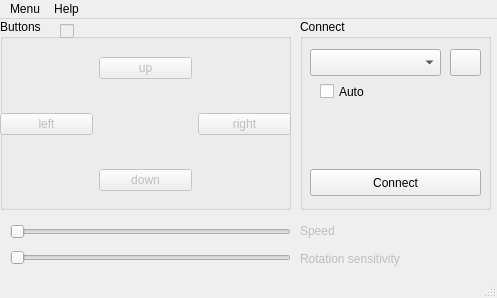
<?xml version="1.0" encoding="UTF-8"?>
<ui version="4.0">
 <class>MainWindow</class>
 <widget class="QMainWindow" name="MainWindow">
  <property name="geometry">
   <rect>
    <x>0</x>
    <y>0</y>
    <width>497</width>
    <height>298</height>
   </rect>
  </property>
  <property name="windowTitle">
   <string>Reciever</string>
  </property>
  <widget class="QWidget" name="centralwidget">
   <widget class="QGroupBox" name="connect_box">
    <property name="geometry">
     <rect>
      <x>300</x>
      <y>0</y>
      <width>191</width>
      <height>191</height>
     </rect>
    </property>
    <property name="title">
     <string>Connect</string>
    </property>
    <widget class="QComboBox" name="comPorts">
     <property name="geometry">
      <rect>
       <x>10</x>
       <y>30</y>
       <width>131</width>
       <height>27</height>
      </rect>
     </property>
    </widget>
    <widget class="QPushButton" name="connect_button">
     <property name="geometry">
      <rect>
       <x>10</x>
       <y>150</y>
       <width>171</width>
       <height>27</height>
      </rect>
     </property>
     <property name="text">
      <string>Connect</string>
     </property>
    </widget>
    <widget class="QCheckBox" name="auto_connect_flag">
     <property name="geometry">
      <rect>
       <x>20</x>
       <y>60</y>
       <width>121</width>
       <height>25</height>
      </rect>
     </property>
     <property name="text">
      <string>Auto</string>
     </property>
     <property name="checked">
      <bool>false</bool>
     </property>
    </widget>
    <widget class="QPushButton" name="refresh_button">
     <property name="geometry">
      <rect>
       <x>150</x>
       <y>30</y>
       <width>31</width>
       <height>27</height>
      </rect>
     </property>
     <property name="text">
      <string/>
     </property>
    </widget>
   </widget>
   <widget class="QWidget" name="verticalLayoutWidget">
    <property name="geometry">
     <rect>
      <x>10</x>
      <y>200</y>
      <width>281</width>
      <height>51</height>
     </rect>
    </property>
    <layout class="QVBoxLayout" name="sliders">
     <item>
      <widget class="QSlider" name="speed_slider">
       <property name="enabled">
        <bool>false</bool>
       </property>
       <property name="maximum">
        <number>255</number>
       </property>
       <property name="pageStep">
        <number>25</number>
       </property>
       <property name="value">
        <number>0</number>
       </property>
       <property name="orientation">
        <enum>Qt::Horizontal</enum>
       </property>
      </widget>
     </item>
     <item>
      <widget class="QSlider" name="sensitivity_slider">
       <property name="enabled">
        <bool>false</bool>
       </property>
       <property name="maximum">
        <number>255</number>
       </property>
       <property name="pageStep">
        <number>25</number>
       </property>
       <property name="orientation">
        <enum>Qt::Horizontal</enum>
       </property>
      </widget>
     </item>
    </layout>
   </widget>
   <widget class="QWidget" name="verticalLayoutWidget_2">
    <property name="geometry">
     <rect>
      <x>300</x>
      <y>200</y>
      <width>131</width>
      <height>51</height>
     </rect>
    </property>
    <layout class="QVBoxLayout" name="verticalLayout_2">
     <item>
      <widget class="QLabel" name="speed_l">
       <property name="enabled">
        <bool>false</bool>
       </property>
       <property name="text">
        <string>Speed</string>
       </property>
      </widget>
     </item>
     <item>
      <widget class="QLabel" name="sensitivity_l">
       <property name="enabled">
        <bool>false</bool>
       </property>
       <property name="text">
        <string>Rotation sensitivity</string>
       </property>
      </widget>
     </item>
    </layout>
   </widget>
   <widget class="QGroupBox" name="groupBox">
    <property name="geometry">
     <rect>
      <x>0</x>
      <y>0</y>
      <width>291</width>
      <height>191</height>
     </rect>
    </property>
    <property name="title">
     <string>Buttons</string>
    </property>
    <widget class="QCheckBox" name="butt_mode_flag">
     <property name="enabled">
      <bool>false</bool>
     </property>
     <property name="geometry">
      <rect>
       <x>60</x>
       <y>0</y>
       <width>141</width>
       <height>25</height>
      </rect>
     </property>
     <property name="text">
      <string/>
     </property>
    </widget>
    <widget class="QWidget" name="gridLayoutWidget">
     <property name="geometry">
      <rect>
       <x>0</x>
       <y>10</y>
       <width>291</width>
       <height>191</height>
      </rect>
     </property>
     <layout class="QGridLayout" name="control_buttons">
      <item row="2" column="1">
       <widget class="QPushButton" name="down_btn">
        <property name="enabled">
         <bool>false</bool>
        </property>
        <property name="text">
         <string>down</string>
        </property>
        <property name="checkable">
         <bool>true</bool>
        </property>
       </widget>
      </item>
      <item row="1" column="2">
       <widget class="QPushButton" name="right_btn">
        <property name="enabled">
         <bool>false</bool>
        </property>
        <property name="text">
         <string>right</string>
        </property>
       </widget>
      </item>
      <item row="1" column="0">
       <widget class="QPushButton" name="left_btn">
        <property name="enabled">
         <bool>false</bool>
        </property>
        <property name="text">
         <string>left</string>
        </property>
       </widget>
      </item>
      <item row="0" column="1">
       <widget class="QPushButton" name="up_btn">
        <property name="enabled">
         <bool>false</bool>
        </property>
        <property name="text">
         <string>up</string>
        </property>
        <property name="checkable">
         <bool>true</bool>
        </property>
        <property name="checked">
         <bool>false</bool>
        </property>
       </widget>
      </item>
     </layout>
    </widget>
    <zorder>gridLayoutWidget</zorder>
    <zorder>butt_mode_flag</zorder>
   </widget>
   <zorder>verticalLayoutWidget</zorder>
   <zorder>verticalLayoutWidget_2</zorder>
   <zorder>groupBox</zorder>
   <zorder>connect_box</zorder>
  </widget>
  <widget class="QMenuBar" name="menubar">
   <property name="geometry">
    <rect>
     <x>0</x>
     <y>0</y>
     <width>497</width>
     <height>24</height>
    </rect>
   </property>
   <widget class="QMenu" name="menuMenu">
    <property name="title">
     <string>Menu</string>
    </property>
    <addaction name="actionSettings"/>
    <addaction name="actionQuit"/>
   </widget>
   <widget class="QMenu" name="menuHelp">
    <property name="title">
     <string>Help</string>
    </property>
    <addaction name="actionAbout"/>
    <addaction name="actionHelp"/>
   </widget>
   <addaction name="menuMenu"/>
   <addaction name="menuHelp"/>
  </widget>
  <widget class="QStatusBar" name="statusbar"/>
  <action name="actionSettings">
   <property name="text">
    <string>Settings</string>
   </property>
  </action>
  <action name="actionQuit">
   <property name="text">
    <string>Quit</string>
   </property>
  </action>
  <action name="actionAbout">
   <property name="text">
    <string>About</string>
   </property>
  </action>
  <action name="actionHelp">
   <property name="text">
    <string>Help</string>
   </property>
  </action>
 </widget>
 <resources/>
 <connections/>
</ui>
